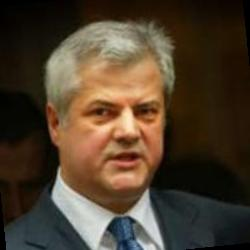
#> input picture 1_training/Adrian_Nastase/Adrian_Nastase_0001.jpg, 250 x 250 px, given in place of the camera
$ python lbp.py
#> lines starting #> are read from the running program, lines starting #| are printed output that depends on the picture
# Computer Vision Course (CSE 40535/60535)
# University of Notre Dame, Fall 2020
# ________________________________________________________________
# Adam Czajka, September 2020
#
# Simple example illustrating how to calculate Local Binary Pattern
# representation of an image, and then how to build a histogram of the
# resulting numbers to serve as image features. Note: in your applications,
# you may want to split your image into N cells, calculate LPBs for each cell,
# and concatenate resulting histograms into a single feature vector
# for the entire image. This can be accomplished by using feature.multiblock_lbp(...).

import cv2
from skimage import feature
import numpy as np
from matplotlib import pyplot as plt

# 8 neighbors, 3x3 neighborhood (radius = 1) and 59 bins -- as discussed in class
numPoints = 8
radius = 1
bins = 59
eps = np.finfo(np.float32).eps

# Open the webcam
cam = cv2.VideoCapture(0)

while (True):

    # Get and show webcam frame
    _, img = cam.read()
#> img is the input picture: shape (250, 250, 3); mean B, G, R 45.1, 62.3, 77.6
    res_scale = .5             # rescale the input image if it's too large
    img = cv2.resize(img, (0,0), fx=res_scale, fy=res_scale)
#> img: shape (125, 125, 3)
    gray = cv2.cvtColor(img, cv2.COLOR_BGR2GRAY)
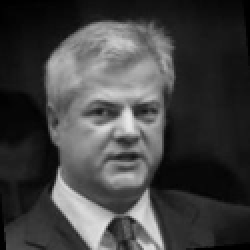
#> gray: shape (125, 125) (shown 2 times larger); min 0, max 232, mean 65
    cv2.imshow("Webcam grayscale image", gray)

    # Calculate and show the Local Binary Pattern representation
    lbp = feature.local_binary_pattern(gray, numPoints, radius, method="nri_uniform")
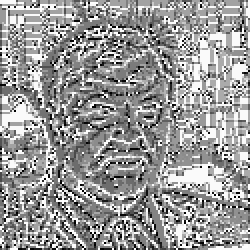
#> lbp: shape (125, 125) float64 (shown 2 times larger); min 0, max 58, mean 34.9; drawn with min black and max white
    cv2.imshow("LBP representation",cv2.normalize(lbp, lbp, 0, 1, cv2.NORM_MINMAX))

    # Calculate and normalize the histogram
    (hist, _) = np.histogram(lbp.ravel(), bins = bins)
#> hist = 59 values, max 1859 at index 57, min 9 at index 4, mean 264.8
    hist = hist.astype("float")
    hist /= (hist.sum() + eps)
#> hist = 59 values, max 0.119 at index 57, min 0.000576 at index 4, mean 0.0169

    action = cv2.waitKey(1)
#> (key Esc is pressed here)
    if action & 0xFF == 27:  # escape
        break
    elif action == ord('h'): # show our image features: histogram of the LBP representation
        plt.bar(range(bins), hist, width = 0.9)
        plt.title('Histogram for the LBP representation')
        plt.show()

# Close the webcam and all windows
cam.release()
cv2.destroyAllWindows()
